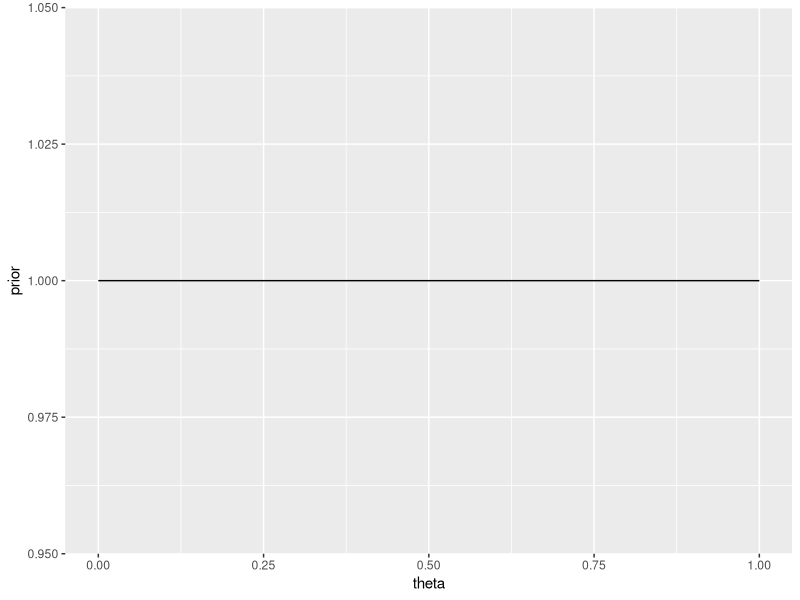
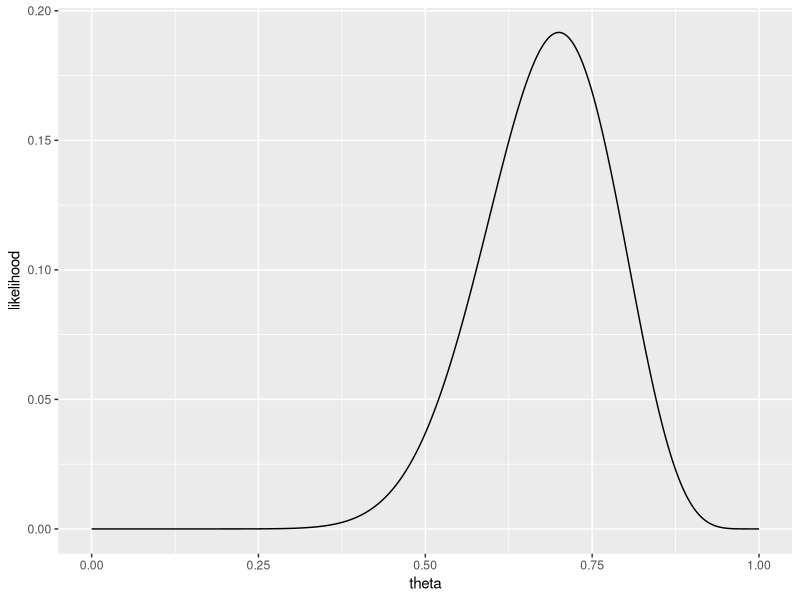
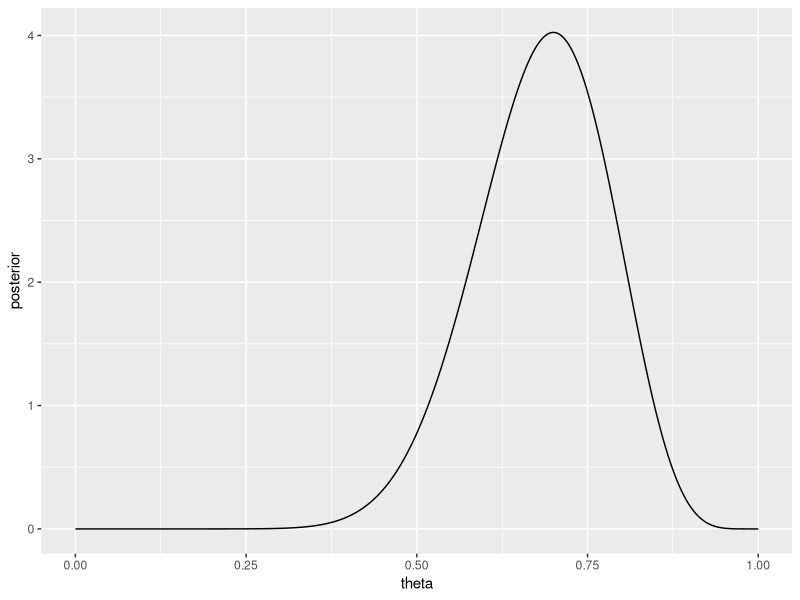
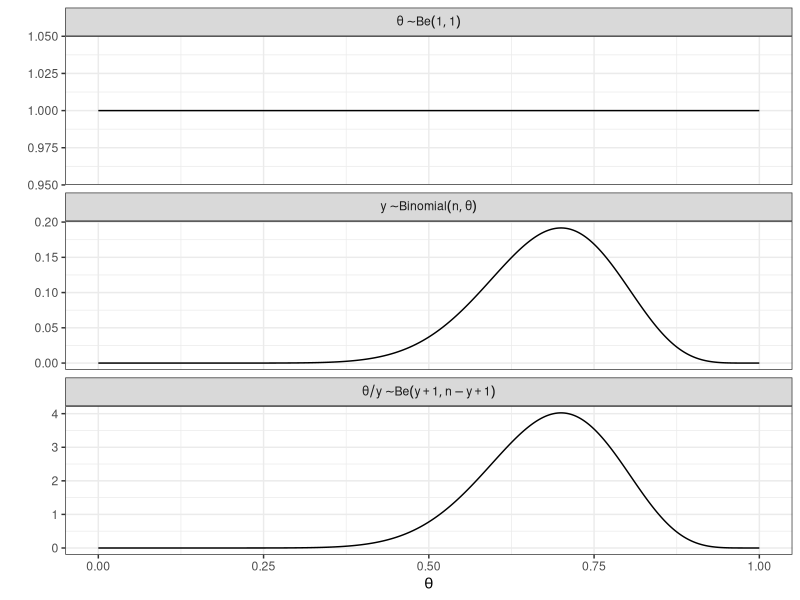
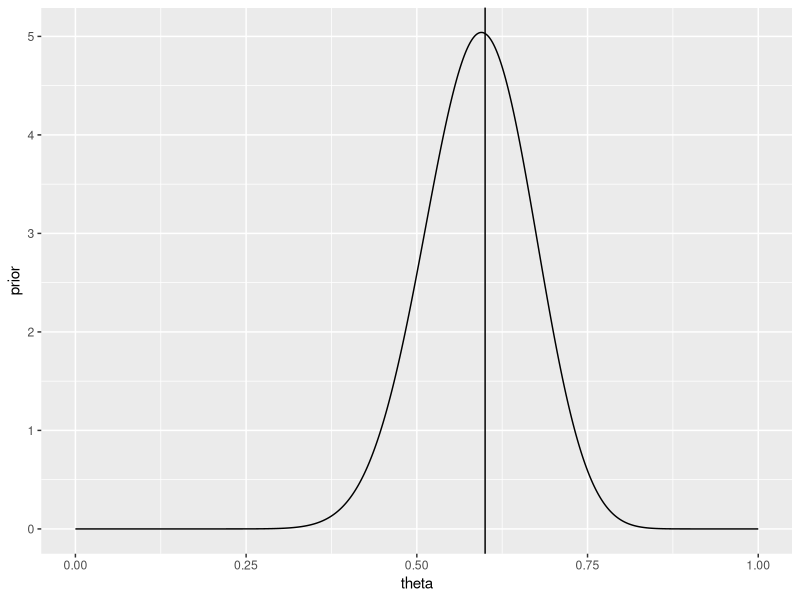
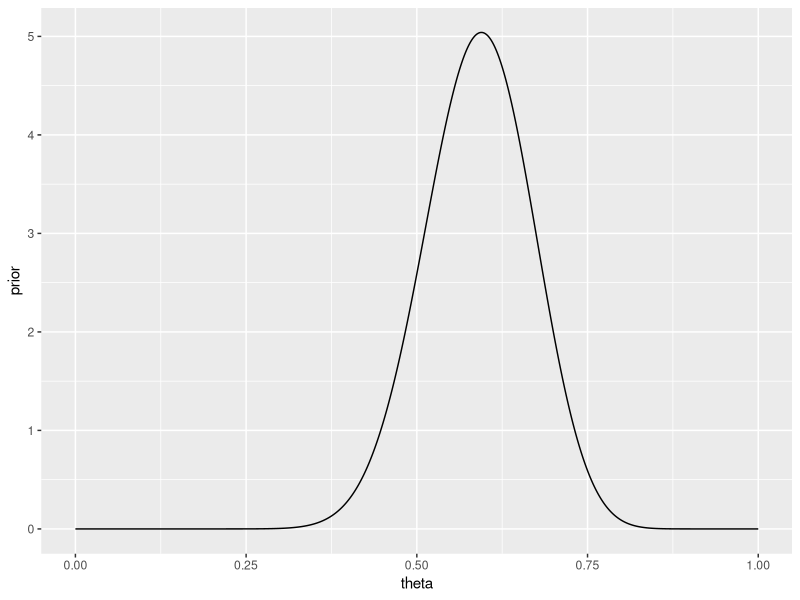
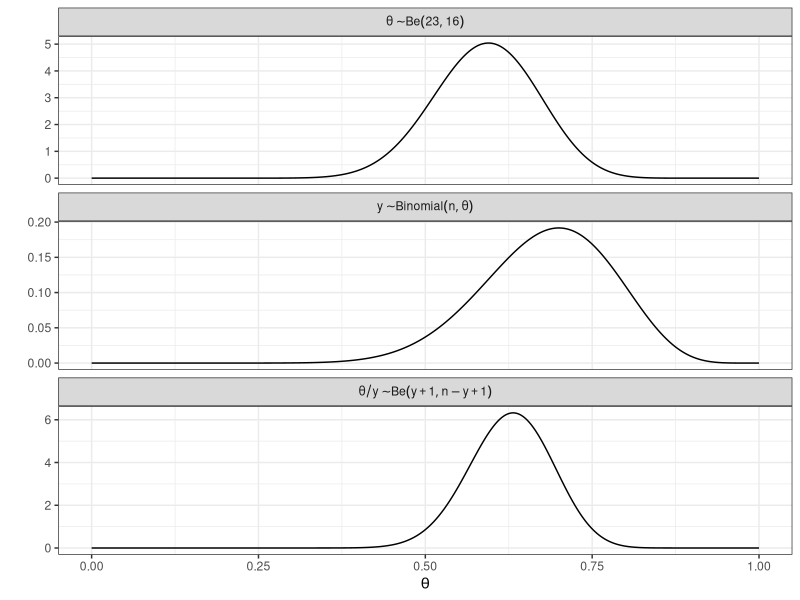

Reproduce these figures in R, in order.
## ---- chunk 1
knitr::opts_chunk$set(echo = FALSE)
library(tidyverse)
## ---- chunk 2
#| code-line-numbers: "1"
#| output-location: column-fragment

# Beta parameters (prior)
a <- 1
b <- 1

n_grid = 1000 # grid size 
theta <- seq(0,1,length = n_grid) # grid of theta values
prior <- dbeta(theta,a,b) # get the prior distribution

# create a dataset
ptheta_dat <- tibble::tibble(theta, prior)

# plot prior
ggplot2::ggplot(ptheta_dat, aes(x = theta, y = prior)) +
  geom_line()
## ---- chunk 3
#| code-line-numbers: "1"
#| output-location: column-fragment

# Data
y <- 14
n <- 20

n_grid = 1000 # grid size 
theta <- seq(0,1,length = n_grid) # grid of theta values
likelihood <- dbinom(y,n,prob = theta) # get the likelihood distribution

# create a dataset
ltheta_dat <- tibble::tibble(theta, likelihood)

# plot likelihood
ggplot2::ggplot(ltheta_dat, aes(x = theta, y = likelihood)) +
  geom_line()
## ---- chunk 4
#| code-line-numbers: "1"
#| output-location: column-fragment

# Data
y <- 14
n <- 20

# Beta parameters (posterior)
a_post <- y+1
b_post <- n-y+1

n_grid = 1000 # grid size 
theta <- seq(0,1,length = n_grid) # grid of theta values
posterior <- dbeta(theta,a_post,b_post) # get the posterior distribution

# create a dataset
posttheta_dat <- tibble::tibble(theta, posterior)

# plot posterior
ggplot2::ggplot(posttheta_dat, aes(x = theta, y = posterior)) +
  geom_line()

## ---- chunk 5
y <- 14
n <- 20
a <- 1
b <- 1

n_grid = 1000
theta <- seq(0,1,length = n_grid) # grid of theta values
prior <- dbeta(theta,a,b)

ptheta_dat <- tibble::tibble(theta, prior)

likelihood <- dbinom(y,n,prob = theta)
ptheta_dat$likelihood <- likelihood

posterior <- dbeta(theta,y+a,n-y+b)
ptheta_dat$posterior <- posterior


ptheta_dat_long <- 
  ptheta_dat %>% 
   pivot_longer(prior:posterior,
                names_to = "type",
                values_to = "value") %>%
   mutate(type = factor(type, 
                        levels =c("prior","likelihood","posterior"))) %>%    mutate(type = recode_factor(type, 
                              `prior` = "theta %~% Be(1,1)", 
                              `likelihood` = "y %~% Binomial(n,theta)",
                              `posterior` = "theta / y %~% Be(y+1,n-y+1)"))


ggplot(ptheta_dat_long, aes(x = theta, y = value)) +
  geom_line() +
  facet_wrap(~type, 
             label = "label_parsed", 
             nrow = 3, 
             scales = "free_y") +
  xlab(expression(theta)) +
  ylab("") +
  theme_bw() 

## ---- chunk 6
# Beta parameters (prior)
a <- 23
b <- 16

n_grid = 1000 # grid size 
theta <- seq(0,1,length = n_grid) # grid of theta values
prior <- dbeta(theta,a,b) # get the prior distribution

# create a dataset
ptheta_dat <- tibble::tibble(theta, prior)

# plot prior
ggplot2::ggplot(ptheta_dat, aes(x = theta, y = prior)) +
  geom_line()+
  geom_vline(xintercept = 0.6)
## ---- chunk 7
#| code-line-numbers: ""
#| output-location: column-fragment

# Beta parameters (prior)
a <- 23
b <- 16

n_grid = 1000 # grid size 
theta <- seq(0,1,length = n_grid) # grid of theta values
prior <- dbeta(theta,a,b) # get the prior distribution

# create a dataset
ptheta_dat <- tibble::tibble(theta, prior)

# plot prior
ggplot2::ggplot(ptheta_dat, aes(x = theta, y = prior)) +
  geom_line()
## ---- chunk 8
y <- 14
n <- 20
a <- 23
b <- 16

n_grid = 1000
theta <- seq(0,1,length = n_grid) # grid of theta values
prior <- dbeta(theta,a,b)

ptheta_dat <- tibble::tibble(theta, prior)

likelihood <- dbinom(y,n,prob = theta)
ptheta_dat$likelihood <- likelihood

posterior <- dbeta(theta,y+a,n-y+b)
ptheta_dat$posterior <- posterior


ptheta_dat_long <- 
  ptheta_dat %>% 
   pivot_longer(prior:posterior,
                names_to = "type",
                values_to = "value") %>%
   mutate(type = factor(type, 
                        levels =c("prior","likelihood","posterior"))) %>%    mutate(type = recode_factor(type, 
                              `prior` = "theta %~% Be(23,16)", 
                              `likelihood` = "y %~% Binomial(n,theta)",
                              `posterior` = "theta / y %~% Be(y+1,n-y+1)"))


ggplot(ptheta_dat_long, aes(x = theta, y = value)) +
  geom_line() +
  facet_wrap(~type, 
             label = "label_parsed", 
             nrow = 3, 
             scales = "free_y") +
  xlab(expression(theta)) +
  ylab("") +
  theme_bw() 

